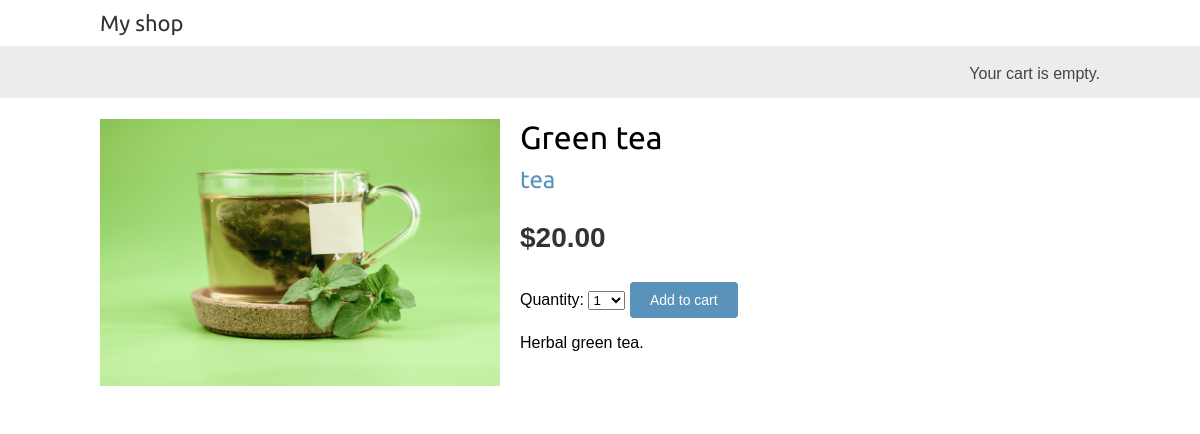
Page /1/green-tea/ on the committed database.
### shop/models.py (models this page shows, shortened)
class Product(models.Model):
    category = models.ForeignKey(Category,related_name='products',on_delete=models.CASCADE)
    name = models.CharField(max_length=200)
    slug = models.SlugField(max_length=200)
    image = models.ImageField(upload_to='products/%Y/%m/%d',blank=True)
    description = models.TextField(blank=True)
    price = models.DecimalField(max_digits=10,decimal_places=2)
    available = models.BooleanField(default=True)
    created = models.DateTimeField(auto_now_add=True)
    updated = models.DateTimeField(auto_now=True)
    class Meta:
        ordering = ['name']
        indexes = [
            models.Index(fields=['id', 'slug']),
            models.Index(fields=['name']),
            models.Index(fields=['-created']),
        ]

class Category(models.Model):
    name = models.CharField(max_length=200)
    slug = models.SlugField(max_length=200,unique=True)
    class Meta:
        ordering = ['name']
        indexes = [
            models.Index(fields=['name']),
            ]
        verbose_name = 'category'
        verbose_name_plural = 'categories'
    def __str__(self):
        return self.name
    def get_absolute_url(self):
        return reverse('shop:product_list_by_category',
                       args=[self.slug]
        )

### shop/views.py (the view)
# urls.py: path('<int:id>/<slug:slug>/', views.product_detail, name='product_detail'),
def product_detail(request,id,slug):
    product = get_object_or_404(Product,
                                id=id,
                                slug=slug,
                                available=True
    )
    cart_product_form = CartAddProductForm()
    return render(request,
                  'shop/product/detail.html',
                  {'product': product,
                  'cart_product_form': cart_product_form}
    )

### cart/forms.py
class CartAddProductForm(forms.Form):
    quantity = forms.TypedChoiceField(
                                choices=PRODUCT_QUANTITY_CHOICES,
                                coerce=int
    )
    override = forms.BooleanField(required=False,
                                  initial=False,
                                  widget=forms.HiddenInput
    )

### shop/templates/shop/product/detail.html (shortened to what this page needs)
{% extends "shop/base.html" %}
{% load static %}
{% block content %}
  <div class="product-detail">
    <img src="{% if product.image %}{{ product.image.url }}{% else %}
    {% static "img/no_image.png" %}{% endif %}">
    <h1>{{ product.name }}</h1>
    <h2>
      <a href="{{ product.category.get_absolute_url }}">
        {{ product.category }}
      </a>
    </h2>
    <p class="price">${{ product.price }}</p>
    <form action="{% url "cart:cart_add" product.id %}" method="post">
      {{ cart_product_form }}
      <input type="submit" value="Add to cart">
    </form>
    {{ product.description|linebreaks }}
  </div>
{% endblock %}

### shop/static/css/base.css (style rules this page uses)
body { margin:0; padding:0; font-family:helvetica, sans-serif; }
h1, h2, h3, h4, h5 , h6 { font-family: 'Ubuntu', sans-serif; font-weight:normal; }
a { text-decoration:none; color:#5993bb; }
a.button, input[type="submit"] { color:#fff; background:#5993bb; border-radius:4px; padding:10px 20px; font-size:14px; border:0; }
.product-detail { text-align:justify; }
.product-detail .price { color:#333; font-size:28px; font-weight:bold; }
.product-detail img { width:40%; float:left; padding:0 20px 20px 0; }
.product-detail h1 { margin-bottom:0; }
.product-detail h2 { margin-top:10px; }

### rows in the picture
Product: image (picture), name "Green tea", category "tea", price "20.00", description "Herbal green tea."
